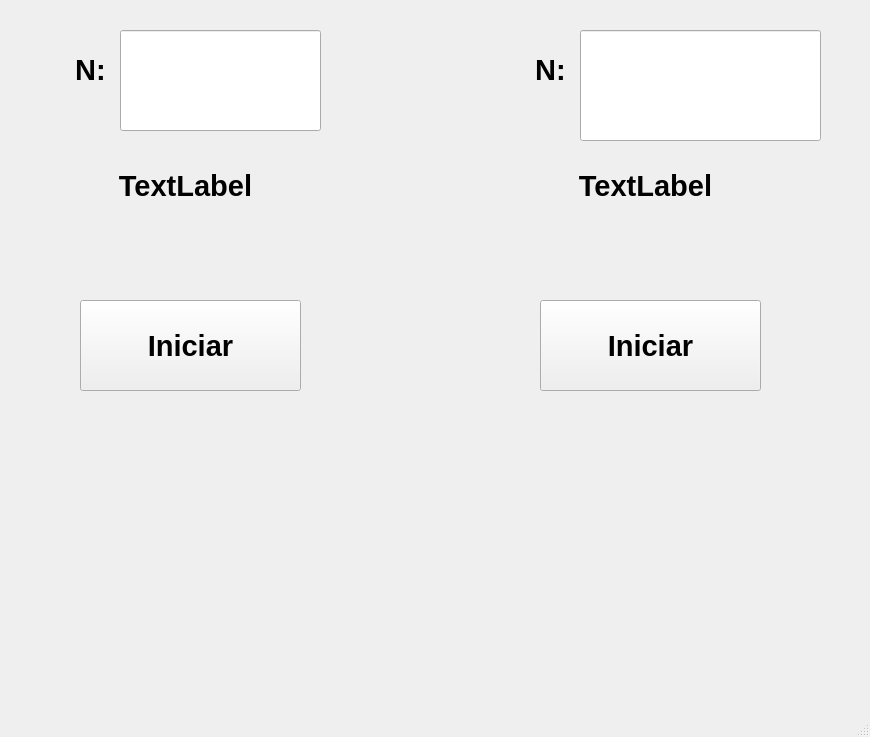
<?xml version="1.0" encoding="UTF-8"?>
<ui version="4.0">
 <class>MainWindow</class>
 <widget class="QMainWindow" name="MainWindow">
  <property name="geometry">
   <rect>
    <x>0</x>
    <y>0</y>
    <width>870</width>
    <height>737</height>
   </rect>
  </property>
  <property name="windowTitle">
   <string>MainWindow</string>
  </property>
  <widget class="QWidget" name="centralwidget">
   <widget class="QLabel" name="label">
    <property name="geometry">
     <rect>
      <x>30</x>
      <y>20</y>
      <width>111</width>
      <height>16</height>
     </rect>
    </property>
    <property name="text">
     <string/>
    </property>
   </widget>
   <widget class="QLabel" name="zar">
    <property name="geometry">
     <rect>
      <x>560</x>
      <y>490</y>
      <width>301</width>
      <height>191</height>
     </rect>
    </property>
    <property name="text">
     <string/>
    </property>
    <property name="pixmap">
     <pixmap resource="recursos.qrc">:/prefijoNuevo/Capturadepantalla2023-01-06.png</pixmap>
    </property>
    <property name="scaledContents">
     <bool>true</bool>
    </property>
   </widget>
   <widget class="QLabel" name="txt_resultado">
    <property name="geometry">
     <rect>
      <x>40</x>
      <y>40</y>
      <width>101</width>
      <height>61</height>
     </rect>
    </property>
    <property name="font">
     <font>
      <pointsize>36</pointsize>
      <weight>75</weight>
      <bold>true</bold>
     </font>
    </property>
    <property name="text">
     <string>&lt;html&gt;&lt;head/&gt;&lt;body&gt;&lt;p align=&quot;center&quot;&gt;&lt;span style=&quot; font-size:22pt;&quot;&gt;N:&lt;/span&gt;&lt;/p&gt;&lt;/body&gt;&lt;/html&gt;</string>
    </property>
   </widget>
   <widget class="QPushButton" name="btn_iniciar">
    <property name="geometry">
     <rect>
      <x>80</x>
      <y>300</y>
      <width>221</width>
      <height>91</height>
     </rect>
    </property>
    <property name="font">
     <font>
      <pointsize>22</pointsize>
      <weight>75</weight>
      <bold>true</bold>
     </font>
    </property>
    <property name="text">
     <string>Iniciar</string>
    </property>
   </widget>
   <widget class="QLabel" name="lb_contador">
    <property name="geometry">
     <rect>
      <x>30</x>
      <y>150</y>
      <width>311</width>
      <height>71</height>
     </rect>
    </property>
    <property name="font">
     <font>
      <pointsize>22</pointsize>
      <weight>75</weight>
      <bold>true</bold>
     </font>
    </property>
    <property name="text">
     <string>TextLabel</string>
    </property>
    <property name="alignment">
     <set>Qt::AlignCenter</set>
    </property>
   </widget>
   <widget class="QLabel" name="lb_contador_timer">
    <property name="geometry">
     <rect>
      <x>490</x>
      <y>150</y>
      <width>311</width>
      <height>71</height>
     </rect>
    </property>
    <property name="font">
     <font>
      <pointsize>22</pointsize>
      <weight>75</weight>
      <bold>true</bold>
     </font>
    </property>
    <property name="text">
     <string>TextLabel</string>
    </property>
    <property name="alignment">
     <set>Qt::AlignCenter</set>
    </property>
   </widget>
   <widget class="QLabel" name="txt_resultado_timer">
    <property name="geometry">
     <rect>
      <x>500</x>
      <y>40</y>
      <width>101</width>
      <height>61</height>
     </rect>
    </property>
    <property name="font">
     <font>
      <pointsize>36</pointsize>
      <weight>75</weight>
      <bold>true</bold>
     </font>
    </property>
    <property name="text">
     <string>&lt;html&gt;&lt;head/&gt;&lt;body&gt;&lt;p align=&quot;center&quot;&gt;&lt;span style=&quot; font-size:22pt;&quot;&gt;N:&lt;/span&gt;&lt;/p&gt;&lt;/body&gt;&lt;/html&gt;</string>
    </property>
   </widget>
   <widget class="QPushButton" name="btn_iniciar_timer">
    <property name="geometry">
     <rect>
      <x>540</x>
      <y>300</y>
      <width>221</width>
      <height>91</height>
     </rect>
    </property>
    <property name="font">
     <font>
      <pointsize>22</pointsize>
      <weight>75</weight>
      <bold>true</bold>
     </font>
    </property>
    <property name="text">
     <string>Iniciar</string>
    </property>
   </widget>
   <widget class="QLineEdit" name="txt_n_timer">
    <property name="geometry">
     <rect>
      <x>580</x>
      <y>30</y>
      <width>241</width>
      <height>111</height>
     </rect>
    </property>
    <property name="font">
     <font>
      <pointsize>22</pointsize>
      <weight>75</weight>
      <bold>true</bold>
     </font>
    </property>
   </widget>
   <widget class="QLineEdit" name="txt_n">
    <property name="geometry">
     <rect>
      <x>120</x>
      <y>30</y>
      <width>201</width>
      <height>101</height>
     </rect>
    </property>
    <property name="font">
     <font>
      <pointsize>22</pointsize>
      <weight>75</weight>
      <bold>true</bold>
     </font>
    </property>
   </widget>
  </widget>
  <widget class="QMenuBar" name="menubar">
   <property name="geometry">
    <rect>
     <x>0</x>
     <y>0</y>
     <width>870</width>
     <height>21</height>
    </rect>
   </property>
  </widget>
  <widget class="QStatusBar" name="statusbar"/>
 </widget>
 <resources>
  <include location="recursos.qrc"/>
 </resources>
 <connections/>
</ui>
